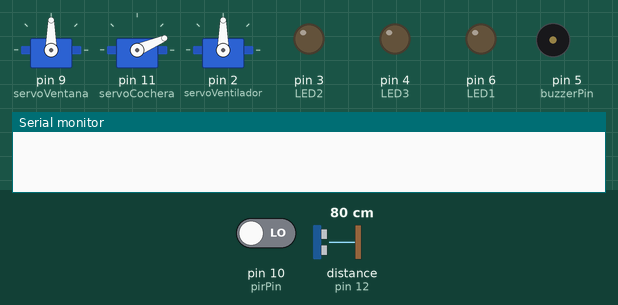
Recording of a sketch running on a simulated Arduino Uno, built with avr-gcc and run on an emulated ATmega328P. On the bench: 3 × servo, output pins drawn as LEDs (lit = HIGH), buzzer (waves = sounding, pin HIGH), the last lines printed to the serial monitor. The inputs (shaded band) are chosen by the test bench; at power-on: pin 10 (pirPin) LOW, distance to the obstacle (sensor on pin 12) 80 cm. The echo pulse lasts 58.3 µs per cm; pins used as bus, display or sensor lines are not drawn.

Above: at 0.7 s.
At 2.8 s:
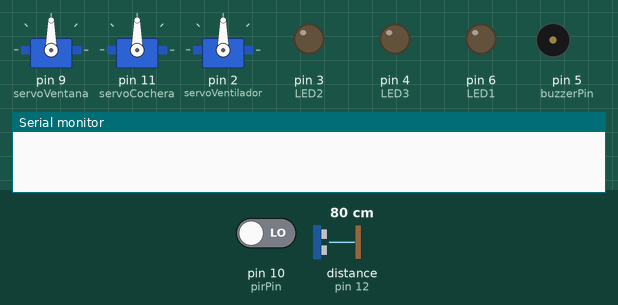
At 13.0 s:
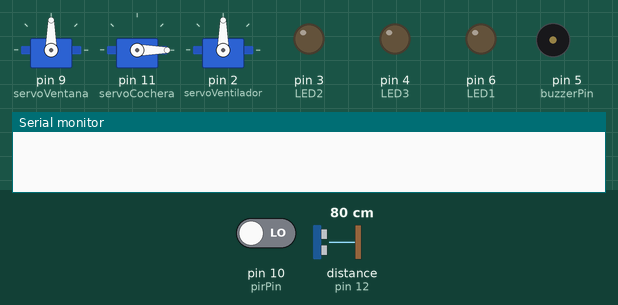
At 22.5 s:
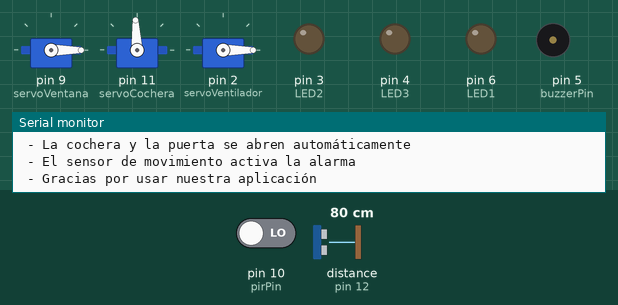
Timing chart, 0 to 24.0 s (numbered marks = the images above):
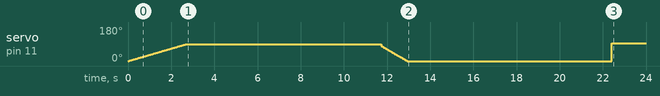

The sketch:

casa.ino
```cpp
#include <SoftwareSerial.h>
#include <Servo.h>

SoftwareSerial bluetooth(8, 7);  // Pin TX y RX del módulo Bluetooth HC-05

Servo servoVentana;      // Servo para controlar la ventana
Servo servoCochera;      // Servo para controlar la cochera
Servo servoVentilador;   // Servo para controlar el ventilador

#define LED1 6   // Pin del LED 1
#define LED2 3   // Pin del LED 2
#define LED3 4   // Pin del LED 3

#define trigPin 13   // Pin TRIGGER del sensor ultrasonido
#define echoPin 12   // Pin ECHO del sensor ultrasonido

int pirPin = 10;          // Pin de entrada digital del sensor PIR
int buzzerPin = 5;       // Pin de salida para el zumbador
int contador = 0;

unsigned long tiempoUltimaActivacion = 0;
unsigned long tiempoInicio = 0;
bool servoCocheraActivado = false;
bool ventiladorEncendido = false;
bool girandoVentilador = false;

void setup() {
  // Configuración de los pines
  pinMode(LED1, OUTPUT);
  pinMode(LED2, OUTPUT);
  pinMode(LED3, OUTPUT);
  pinMode(pirPin, INPUT);
  pinMode(buzzerPin, OUTPUT);
  pinMode(trigPin, OUTPUT);
  pinMode(echoPin, INPUT);

  // Inicialización de los servos
  servoVentana.attach(9);
  servoCochera.attach(11);
  servoVentilador.attach(2);

  abrirCochera();
  delay(9000);  // Esperar 5 segundos

  // Cerrar la cochera
  cerrarCochera();
  delay(9000);  // Esperar 5 segundos

  // Inicia la comunicación serial para el módulo Bluetooth
  bluetooth.begin(9600);

  // Menú de comandos
  Serial.begin(9600);
  Serial.println("--------------Menu de la casa inteligente-----------------------");
  Serial.println("Comandos:");
  Serial.println(" - Encender LED 1: 'a'");
  Serial.println(" - Apagar LED 1: 'A'");
  Serial.println(" - Encender LED 2: 'b'");
  Serial.println(" - Apagar LED 2: 'B'");
  Serial.println(" - Encender LED 3: 'c'");
  Serial.println(" - Apagar LED 3: 'C'");
  Serial.println(" - Encender todos los LEDs: 'd'");
  Serial.println(" - Apagar todos los LEDs: 'D'");
  Serial.println(" - Abrir ventana: 'v'");
  Serial.println(" - Cerrar ventana: 'V'");
  Serial.println(" - Encender ventilador: '1'");
  Serial.println(" - Apagar ventilador: '0'");
  Serial.println(" - La cochera y la puerta se abren automáticamente");
  Serial.println(" - El sensor de movimiento activa la alarma");
  Serial.println(" - Gracias por usar nuestra aplicación");

  // Posición inicial de los servos
  servoVentana.write(0);
  servoCochera.write(1500);
  servoVentilador.writeMicroseconds(500);
}

void loop() {
  if (bluetooth.available()) {
    char command = bluetooth.read();
    executeCommand(command);
  }

  checkPIR();  // Verificar sensor de movimiento
  checkCochera();  // Verificar sensor de cochera
}

void executeCommand(char command) {
  switch (command) {
    case 'p':
      digitalWrite(LED1, HIGH);
      break;
    case 'A':
      digitalWrite(LED1, LOW);
      break;
    case 'b':
      digitalWrite(LED2, HIGH);
      break;
    case 'B':
      digitalWrite(LED2, LOW);
      break;
    case 'c':
      digitalWrite(LED3, HIGH);
      break;
    case 'C':
      digitalWrite(LED3, LOW);
      break;
    case 'd':
      digitalWrite(LED1, HIGH);
      digitalWrite(LED2, HIGH);
      digitalWrite(LED3, HIGH);
      break;
    case 'D':
      digitalWrite(LED1, LOW);
      digitalWrite(LED2, LOW);
      digitalWrite(LED3, LOW);
      break;
    case 'v':
      servoVentana.write(180);
      delay(1000);
      break;
    case 'V':
      servoVentana.write(0);
      delay(1000);
      break;
    case '9':
      encenderVentilador();
      break;
    case '8':
      apagarVentilador();
      break;
    default:
      break;
  }
}

void encenderVentilador() {
  if (!ventiladorEncendido) {
    if (!girandoVentilador) {
      girandoVentilador = true;
      for (int i = 90; i >= 0; i--) {
        servoVentilador.write(i);
        delay(10);
      }
    }
    ventiladorEncendido = true;
  }
}

void apagarVentilador() {
  if (ventiladorEncendido) {
    if (!girandoVentilador) {
      girandoVentilador = true;
      for (int i = 0; i <= 90; i++) {
        servoVentilador.write(i);
        delay(10);
      }
    }
    ventiladorEncendido = false;
  }
}

void checkPIR() {
  int sensorValue = digitalRead(pirPin);
  if (sensorValue == HIGH) {
    unsigned long tiempoActual = millis();
    if (tiempoActual - tiempoUltimaActivacion > 5000) {  // Evitar activaciones continuas en intervalos cortos
      tiempoUltimaActivacion = tiempoActual;
      activarAlarma();
    }
  }
}

void activarAlarma() {
  digitalWrite(buzzerPin, HIGH);
  delay(1000);
  digitalWrite(buzzerPin, LOW);
}

void checkCochera() {
  long duration, distance;
  digitalWrite(trigPin, LOW);
  delayMicroseconds(2);
  digitalWrite(trigPin, HIGH);
  delayMicroseconds(10);
  digitalWrite(trigPin, LOW);
  duration = pulseIn(echoPin, HIGH);
  distance = (duration / 2) / 29.1;

  if (distance <= 10 && !servoCocheraActivado) {
    abrirCochera();
    servoCocheraActivado = true;
  } else if (distance > 10 && servoCocheraActivado) {
    cerrarCochera();
    servoCocheraActivado = false;
  }
}

void abrirCochera() {
  for (int i = 0; i <=90; i += 1) {
    servoCochera.write(i);
    delay(30);
  }
}

void cerrarCochera() {
  for (int i = 79; i >= 0; i -= 1) {
    servoCochera.write(i);
    delay(15);
  }
}
```
